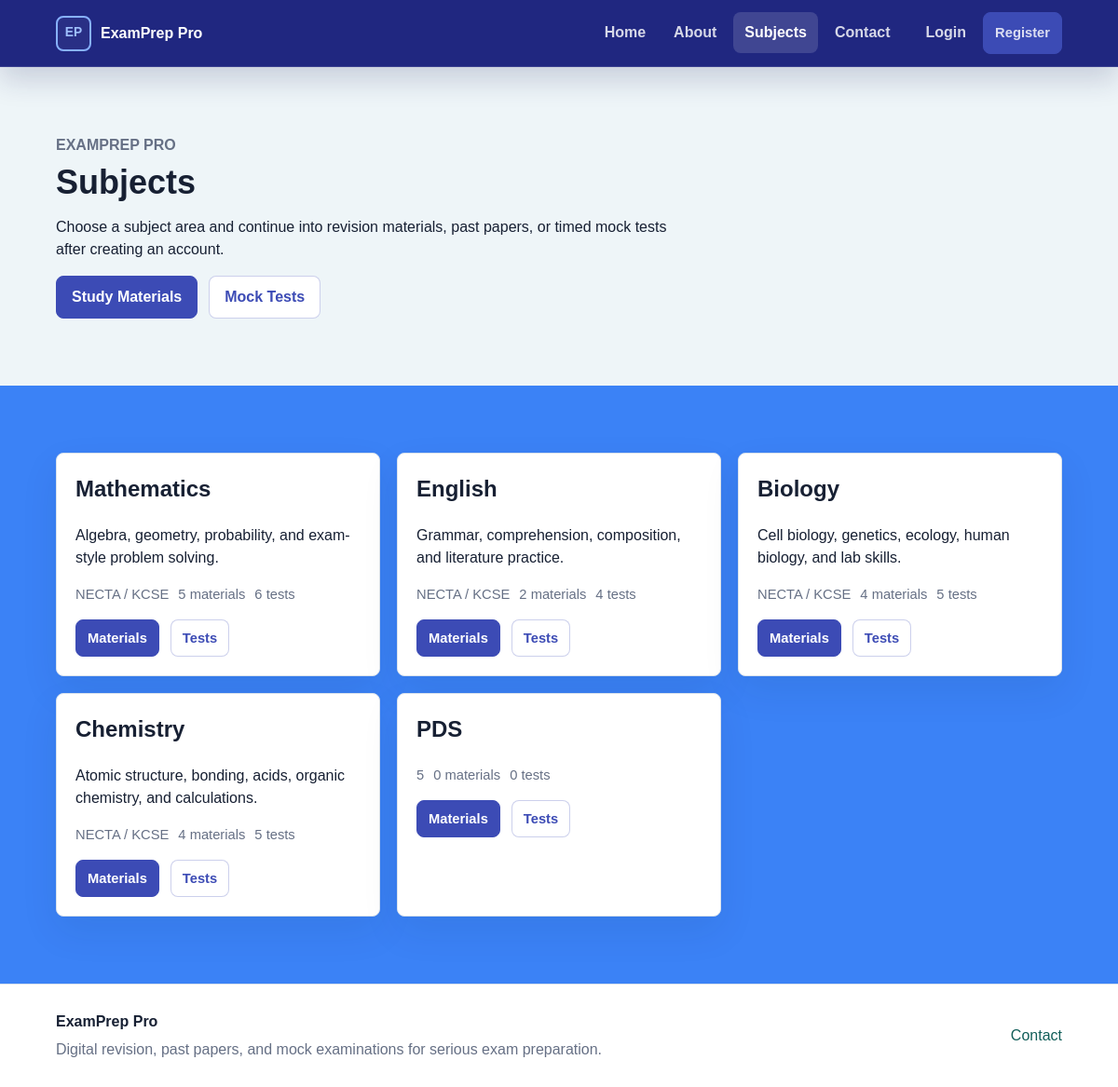
Page /subjects on the committed database.
### tables this page shows
CREATE TABLE subjects (
            id INTEGER PRIMARY KEY AUTOINCREMENT,
            name TEXT NOT NULL,
            level TEXT DEFAULT '',
            materials INTEGER DEFAULT 0,
            tests INTEGER DEFAULT 0,
            description TEXT DEFAULT ''
        );

### app.py (the view)
@app.route("/subjects")
def subjects():
    return render_template("subjects.html", title="Subjects", subjects=SUBJECTS)

### app.py (called while the page is built)
def get_db():
    if "db" not in g:
        g.db = sqlite3.connect(app.config["DATABASE"])
        g.db.row_factory = sqlite3.Row
        g.db.execute("PRAGMA foreign_keys = ON")
    return g.db

def db_all(sql, params=()):
    return get_db().execute(sql, params).fetchall()

def dashboard_for_role(role):
    return "admin_dashboard" if role == "admin" else "student_dashboard"

@app.context_processor
def inject_navigation():
    current_user_name = session.get("user_name", "Student User")
    current_user_initials = "".join(part[:1] for part in current_user_name.split()[:2]).upper() or "SU"
    return {
        "public_nav": PUBLIC_NAV,
        "student_nav": STUDENT_NAV,
        "admin_nav": ADMIN_NAV,
        "current_user_role": session.get("user_role"),
        "current_user_name": current_user_name,
        "current_user_initials": current_user_initials,
        "current_dashboard_endpoint": dashboard_for_role(session.get("user_role", "student")),
    }

    def __getattr__(self, key):
        try:
            return self[key]
        except KeyError as exc:
            raise AttributeError(key) from exc

    def _record_from_row(self, row):
        return DbRecord(self, dict(row))

    def _rows(self):
        return db_all(f"SELECT * FROM {self.table} ORDER BY {self.order_by}")

    def __iter__(self):
        return (self._record_from_row(row) for row in self._rows())

### templates/subjects.html
{% extends "base.html" %}
{% from "macros.html" import page_hero %}
{% block content %}
{{ page_hero("Subjects", "Choose a subject area and continue into revision materials, past papers, or timed mock tests after creating an account.", [("Study Materials", "register", "", "student_materials"), ("Mock Tests", "register", "button-secondary", "student_mock_tests")]) }}
<section class="content-band">
    <div class="subject-grid">
        {% for subject in subjects %}
            <article>
                <h2>{{ subject.name }}</h2>
                <p>{{ subject.description }}</p>
                <div class="meta-row">
                    <span>{{ subject.level }}</span>
                    <span>{{ subject.materials }} materials</span>
                    <span>{{ subject.tests }} tests</span>
                </div>
                <div class="card-actions">
                    <a class="button button-small" href="{{ url_for('register', next=url_for('student_materials')) }}">Materials</a>
                    <a class="button button-small button-secondary" href="{{ url_for('register', next=url_for('student_mock_tests')) }}">Tests</a>
                </div>
            </article>
        {% endfor %}
    </div>
</section>
{% endblock %}

### static/css/styles.css (style rules this page uses)
:root { --bg: #3b82f6; --surface: #ffffff; --surface-strong: #eef5f8; --text: #172033; --muted: #667085; --line: #d9e2ec; --primary: #0f766e; --primary-dark: #115e59; --accent: #b45309; --danger: #b42318; --shadow: 0 16px 40px rgba(18, 38, 63, 0.08); }
* { box-sizing: border-box; }
body { margin: 0; font-family: Arial, Helvetica, sans-serif; font-size: 16px; color: var(--text); background: var(--bg); line-height: 1.5; }
a { color: var(--primary-dark); text-decoration: none; }
.button { display: inline-flex; align-items: center; justify-content: center; min-height: 44px; border: 1px solid #3c4bb5; border-radius: 8px; padding: 10px 16px; color: #ffffff; background: #3c4bb5; font-weight: 800; cursor: pointer; }
.button-secondary { border-color: rgba(60, 75, 181, 0.26); color: #3c4bb5; background: #ffffff; }
.button-small { min-height: 38px; padding: 8px 12px; font-size: 0.92rem; }
.home-hero, .page-hero, .content-band, .form-section, .auth-layout, .app-shell { padding: clamp(32px, 6vw, 76px) clamp(20px, 5vw, 72px); }
.hero-actions, .quick-actions, .card-actions, .split-actions { display: flex; flex-wrap: wrap; gap: 12px; align-items: center; }
.hero-panel, .panel, .form-card, .table-card, .subject-grid article, .feature-grid article, .stats-grid article { border: 1px solid var(--line); border-radius: 8px; background: var(--surface); box-shadow: var(--shadow); }
.hero-panel span, .meta-row, .eyebrow, .list-row span, .stats-grid span { color: var(--muted); }
.feature-grid, .subject-grid, .card-grid, .dashboard-grid { display: grid; grid-template-columns: repeat(3, minmax(0, 1fr)); gap: 18px; }
.feature-grid article, .subject-grid article, .panel { padding: 20px; }
.feature-grid h3, .subject-grid h2, .subject-grid h3, .panel h2 { margin-top: 0; }
.meta-row { display: flex; flex-wrap: wrap; gap: 10px; margin: 16px 0; font-size: 0.92rem; }
.row-actions, .card-actions { display: flex; flex-wrap: wrap; gap: 12px; align-items: center; }

### rows in the picture
subjects: name "Mathematics", description "Algebra, geometry, probability, and exam-style problem solving.", level "NECTA / KCSE", materials "5", tests "6"
subjects: name "English", description "Grammar, comprehension, composition, and literature practice.", level "NECTA / KCSE", materials "2", tests "4"
subjects: name "Biology", description "Cell biology, genetics, ecology, human biology, and lab skills.", level "NECTA / KCSE", materials "4", tests "5"
subjects: name "Chemistry", description "Atomic structure, bonding, acids, organic chemistry, and calculations.", level "NECTA / KCSE", materials "4", tests "5"
subjects: name "PDS", level "5", materials "0", tests "0"

### other values in the picture
{{ label }} "Home" "About" "Subjects" "Contact"
{{ title }} "Subjects"
{{ lead }} "Choose a subject area and continue into revision materials, past papers, or timed mock tests after creating an account."
{{ label }} "Study Materials" "Mock Tests"
